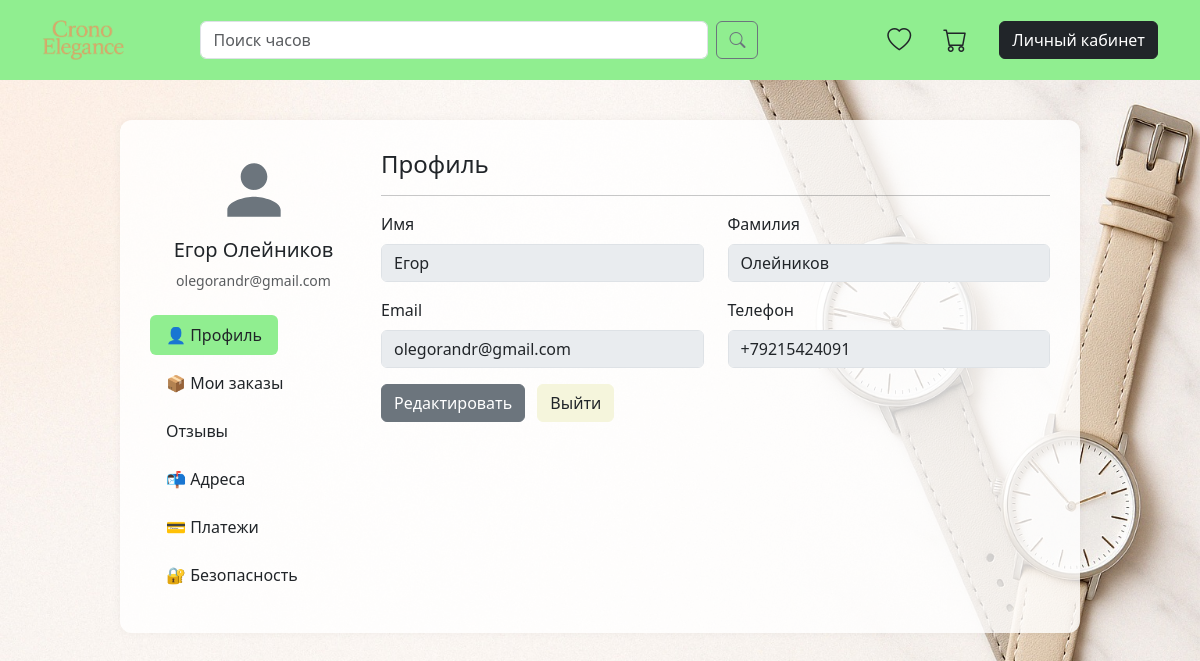
Screenshot of /profile (signed in) with the database file from the repository.
### data/users.py (models this page shows, shortened)
class User(SqlAlchemyBase):
    __tablename__ = 'users'
    id = sqlalchemy.Column(sqlalchemy.Integer,
                           primary_key=True, autoincrement=True)
    first_name = sqlalchemy.Column(sqlalchemy.String, nullable=False)
    last_name = sqlalchemy.Column(sqlalchemy.String, nullable=False)
    gender = sqlalchemy.Column(sqlalchemy.String, nullable=False)
    phone_num = sqlalchemy.Column(sqlalchemy.String, nullable=False)
    email = sqlalchemy.Column(sqlalchemy.String, index=True, nullable=False)
    hashed_password = sqlalchemy.Column(sqlalchemy.String, nullable=False)
    addresses = relationship(
        'Address',
        back_populates='user',
        cascade='all, delete-orphan'
    )
    favorites = relationship('Favorite', back_populates='user', cascade='all, delete-orphan')
    cart_items = relationship('CartItem', back_populates='user', cascade='all, delete-orphan')
    reviews = relationship('Review', back_populates='user', cascade='all, delete-orphan')
    payments = relationship('Payment', back_populates='user', cascade='all, delete-orphan')
    orders = relationship('Order', back_populates='user', cascade='all, delete-orphan')

### server.py (the view, shortened to what this page needs)
@app.route('/profile', methods=['GET', 'POST'])
def profile():
    check_daily_logout()
    if 'user_id' not in session:
        return redirect(url_for('login'))
    db_sess = db_session.create_session()
    user_id = session['user_id']
    user      = db_sess.get(User, user_id)
    addresses = db_sess.query(Address).filter(Address.user_id == user_id).all()
    payments  = db_sess.query(Payment).filter(Payment.user_id == user_id).all()
    orders    = db_sess.query(Order).filter(Order.user_id == user_id) \
                    .order_by(Order.id.desc()).all()
    open_payment_modal = (request.args.get('modal') == 'payments')
    edit_mode          = (request.args.get('edit')  == 'true')
    delivered_variants = []
    for order in orders:
        if order.status == 'Доставлен':
            for oi in order.items:
                if oi.variant not in delivered_variants:
                    delivered_variants.append(oi.variant)
    return render_template(
        'profile.html',
        user=user,
        addresses=addresses,
        payments=payments,
        orders=orders,
        delivered_variants=delivered_variants,
        open_payment_modal=open_payment_modal,
        edit=edit_mode
    )

### data/db_session.py (called while the page is built)
def create_session() -> Session:
    global __factory
    return __factory()

### server.py (called while the page is built)
@app.before_request
def check_daily_logout():
    if "login_time" in session:
        if session["login_time"] != datetime.now().strftime("%Y-%m-%d"):
            session.clear()

@app.before_request
def ensure_session_lists():
    session.setdefault('cart_items', {})
    session.setdefault('liked_items', [])

@app.context_processor
def inject_context():
    if 'user_id' in session:
        db_sess = db_session.create_session()
        cis = db_sess.query(CartItem).filter_by(user_id=session['user_id']).all()
        cart_items = {ci.variant_id: ci.quantity for ci in cis}
        cart_count = sum(cart_items.values())
        favs = db_sess.query(Favorite).filter_by(user_id=session['user_id']).all()
        liked_ids = {f.variant_id for f in favs}
        liked_count = len(liked_ids)
    else:
        cart_items, cart_count, liked_ids, liked_count = {}, 0, set(), 0
    return dict(
        cart_items=cart_items,
        cart_count=cart_count,
        liked_items=liked_ids,
        liked_count=liked_count
    )

@app.template_filter('thousands_sep')
def thousands_sep(value):
    try:
        return '{:,.0f}'.format(int(value)).replace(',', ' ')
    except (ValueError, TypeError):
        return value

### templates/profile.html (shortened to what this page needs)
<!DOCTYPE html>
<html lang="ru">
<head>
    <link href="https://cdn.jsdelivr.net/npm/bootstrap@5.3.0/dist/css/bootstrap.min.css" rel="stylesheet">
    <link rel="stylesheet" href="{{ url_for('static', filename='style.css') }}">
    <link href="https://cdn.jsdelivr.net/npm/bootstrap-icons@1.10.5/font/bootstrap-icons.css" rel="stylesheet">
</head>
<body>
<nav class="navbar navbar-expand-lg navbar-light custom-navbar py-3">
    <div class="container">
        <a class="navbar-brand" href="{{ url_for('main_page') }}">
            <img src="{{ url_for('static', filename='img/crono_elegance.png') }}"
                 alt="Chrono Elegance" height="40">
        </a>
        <form class="d-flex mx-auto w-50" action="{{ url_for('main_page') }}" method="get">
            <input class="form-control me-2" type="search" name="q"
                   placeholder="Поиск часов" aria-label="Search"
                   value="{{ request.args.get('q','') }}">
            <button class="btn btn-outline-secondary" type="submit">
                <i class="bi bi-search"></i>
            </button>
        </form>
        <ul class="navbar-nav ms-auto align-items-center">
            {% if session.get('user_id') %}
            <li class="nav-item position-relative me-3">
                <a class="nav-link fs-4 text-dark" href="{{ url_for('favorites_view') }}">
                    <i class="bi bi-heart"></i>
                </a>
            </li>
            <li class="nav-item position-relative me-4">
                <a class="nav-link fs-4 text-dark" href="{{ url_for('cart_view') }}">
                    <i class="bi bi-cart"></i>
                </a>
            </li>
            <li class="nav-item">
                <a class="btn btn-dark text-white" href="{{ url_for('profile') }}">Личный кабинет</a>
            </li>
            {% endif %}
        </ul>
    </div>
</nav>
<div class="container profile-container">
    <div class="row">
        <div class="col-md-3">
            <div class="text-center mb-4">
                <img src="{{ url_for('static', filename='avatars/' ~ (user.avatar or 'siluet.svg')) }}"
                     class="profile-avatar" alt="avatar">
                <h5 class="mt-2">{{ user.first_name }} {{ user.last_name }}</h5>
                <p class="text-muted small">{{ user.email }}</p>
            </div>
            <ul class="nav nav-pills flex-column" id="profile-tabs" role="tablist">
                <li class="nav-item">
                    <button class="nav-link" id="tab-profile-btn" data-bs-toggle="pill" data-bs-target="#tab-profile"
                            type="button">👤 Профиль
                    </button>
                </li>
                <li class="nav-item">
                    <button class="nav-link" id="tab-orders-btn" data-bs-toggle="pill" data-bs-target="#tab-orders"
                            type="button">📦 Мои заказы
                    </button>
                </li>
                <li class="nav-item" role="presentation">
                    <button class="nav-link" id="tab-reviews-tab" data-bs-toggle="tab"
                            data-bs-target="#tab-reviews" type="button" role="tab">
                        Отзывы
                    </button>
                </li>
                <li class="nav-item">
                    <button class="nav-link" id="tab-addresses-btn" data-bs-toggle="pill"
                            data-bs-target="#tab-addresses" type="button">📬 Адреса
                    </button>
                </li>
                <li class="nav-item">
                    <button class="nav-link" id="tab-payments-btn" data-bs-toggle="pill" data-bs-target="#tab-payments"
                            type="button">💳 Платежи
                    </button>
                </li>
                <li class="nav-item">
                    <button class="nav-link" id="tab-security-btn" data-bs-toggle="pill" data-bs-target="#tab-security"
                            type="button">🔐 Безопасность
                    </button>
                </li>
            </ul>
        </div>
        <div class="col-md-9">
            <div class="tab-content" id="profile-tabs-content">
                <div class="tab-pane fade" id="tab-profile" role="tabpanel">
                    <h4>Профиль</h4>
                    <hr>
                    <form id="profile-form" method="POST" action="{{ url_for('profile') }}">
                        <div class="row mb-3">
                            <div class="col-md-6">
                                <label class="form-label">Имя</label>
                                <input name="first_name" class="form-control" disabled value="{{ user.first_name }}">
                            </div>
                            <div class="col-md-6">
                                <label class="form-label">Фамилия</label>
                                <input name="last_name" class="form-control" disabled value="{{ user.last_name }}">
                            </div>
                            <div class="col-md-6 mt-3">
                                <label class="form-label">Email</label>
                                <input name="email" type="email" class="form-control" disabled value="{{ user.email }}">
                            </div>
                            <div class="col-md-6 mt-3">
                                <label class="form-label">Телефон</label>
                                <input name="phone_num" class="form-control" disabled value="{{ user.phone_num }}">
                            </div>
                        </div>
                        <div id="profile-actions" class="mb-3">
                            <button type="button" id="edit-profile-btn" class="btn btn-add-gray">Редактировать</button>
                            <a href="{{ url_for('login') }}" class="btn btn-delete-beige ms-2">Выйти</a>
                        </div>
                    </form>
                </div>
            </div>
        </div>
    </div>
</div>
</body>
</html>

### static/style.css (style rules this page uses)
:root { --primary-green: #90ee90; --primary-green-dark: #77cc77; --text-dark: #212529; --bg-img-frame: #f8f9fa; }
.custom-navbar { background: var(--primary-green); height: 80px; padding: 0 1rem; }
.btn-add-gray { background-color: #6c757d; border-color: #6c757d; color: #fff; }

### rows the page displays
User: first_name "Егор", last_name "Олейников", email "olegorandr@gmail.com", phone_num "+79215424091"
